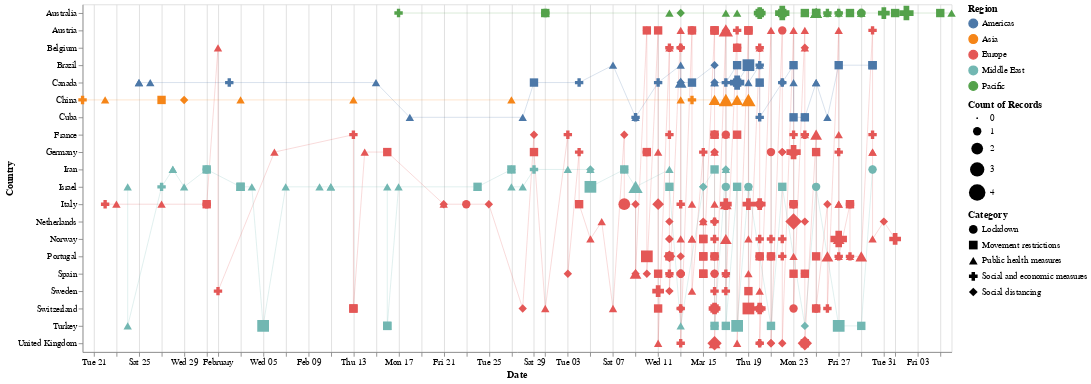

Source (notebook cell):
### Code cell
alt.Chart(responses[responses['Country'].isin(countries)]).mark_line(size=0.25).encode(
    x='Date',
    y='Country',
    color='Region',
    shape='Category',
    size='count()',
    tooltip='Measure',
).properties(width=1000)

### Figure 1 — Vega-Lite specification as saved in the notebook (floating-point values rounded to 4 significant figures; data arrays with more than 128 entries replaced by an {"elided": "..."} marker saying what was removed)
{"config": {"view": {"continuousWidth": 400, "continuousHeight": 300}}, "data": {"name": "data-f359b308cdbc8dcbf28cd8f01dff113a"}, "mark": {"type": "line", "size": 0.25}, "encoding": {"color": {"type": "nominal", "field": "Region"}, "shape": {"type": "nominal", "field": "Category"}, "size": {"type": "quantitative", "aggregate": "count"}, "tooltip": {"type": "nominal", "field": "Measure"}, "x": {"type": "temporal", "field": "Date"}, "y": {"type": "nominal", "field": "Country"}}, "width": 1000, "$schema": "https://vega.github.io/schema/vega-lite/v4.0.2.json", "datasets": {"data-f359b308cdbc8dcbf28cd8f01dff113a": {"elided": "532 records"}}}
